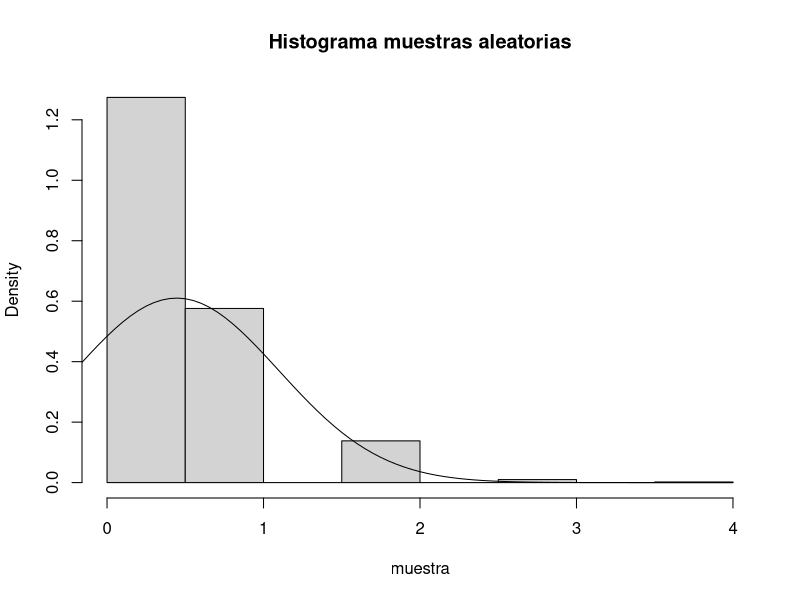
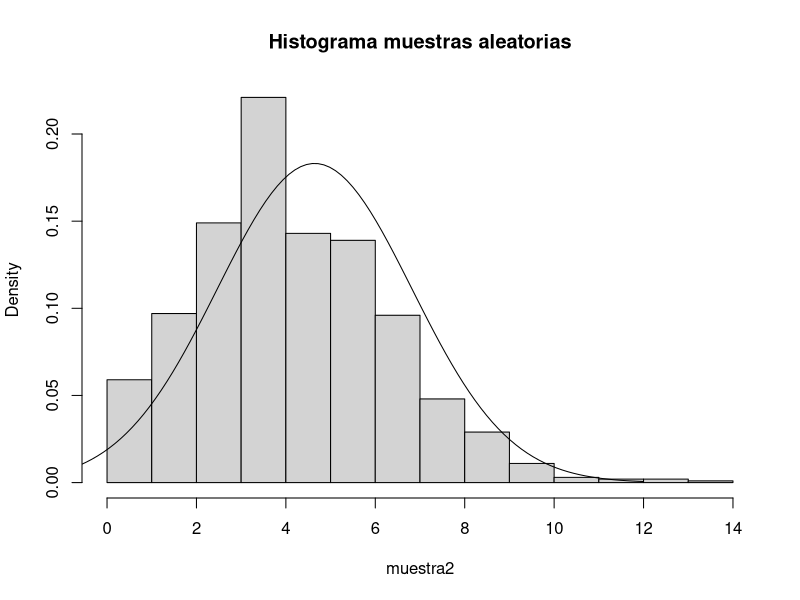

Recreate these plots in R, in order.
## ---- chunk 1
p_c <- pbinom(5,15,0.178)
p_c
## ---- chunk 2
#probabilidad de que se contagien mas de 5 pacientes si 15 acuden sin mascarilla
p_d <- 1-pbinom(4,15,0.178, lower.tail = T)
p_d

## ---- chunk 3
#generamos las muestras aleatorias de los 15 pacientes que usan mascarilla

set.seed(9991)
muestra <- rbinom(1000,15,0.031)

#calcular intervalo de confianza al 95%

prop.test(x=15, n=1000, conf.level=0.95, correct=FALSE)

## ---- chunk 4
media <- mean(muestra)
sd <- sd(muestra)
#barplot(table(muestra)/length(muestra),ylim=c(0,1.5))
hist(muestra, freq = FALSE, main= "Histograma muestras aleatorias")
curve(dnorm(x, media, sd),-1,4, add =TRUE)
## ---- chunk 5
muestra2 <- rbinom(1000,150,0.031)
media2 <- mean(muestra2)
sd2 <- sd(muestra2)

#calcular intervalo de confianza al 95%
prop.test(x=150, n=1000, conf.level=0.95, correct = FALSE)

#histograma y curva normal
hist(muestra2, freq = FALSE, main= "Histograma muestras aleatorias")
curve(dnorm(x, media2, sd2),-1,12, add =TRUE)


## ---- chunk 6
#Mediante los valores acumulados de la curva normal, podemos calcular la 
#proporción de observaciones que se encuentran antes o despues de la medida
#de una observación.
pnorm(200, mean=219,sd=50, lower.tail = TRUE)
## ---- chunk 7
pnorm(250, mean=219, sd=50, lower.tail = FALSE)
## ---- chunk 8
props <-pnorm(c(200,250), mean=219, sd=50, lower.tail = TRUE)
lim_alto <- props[2] - props[1]
lim_alto
## ---- chunk 9
set.seed(9991)
muestra_d <- rnorm(10, mean=219, sd=50)
t.test(muestra_d, conf.level = 0.99)
## ---- chunk 10
muestra_e <- rnorm(20, mean=219, sd=50)
t.test(muestra_e, conf.level = 0.99)
